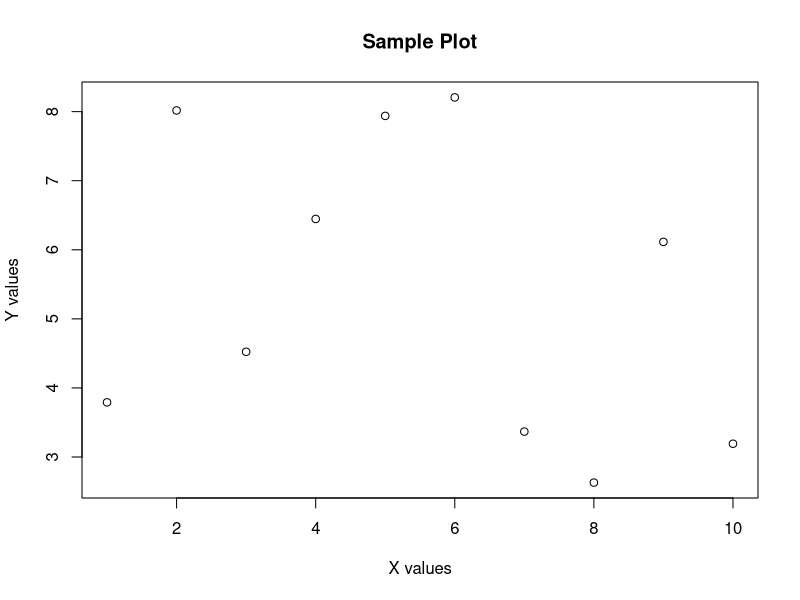

Recreate this plot in R.
# Dummy R code example
library(ggplot2)

# Create sample data
data <- data.frame(
    x = 1:10,
    y = rnorm(10, mean = 5, sd = 2),
    category = rep(c("A", "B"), 5)
)

# Basic statistics
mean_y <- mean(data$y)
sd_y <- sd(data$y)

# Simple plot
plot(data$x, data$y, main = "Sample Plot", xlab = "X values", ylab = "Y values")

# Function example
calculate_sum <- function(a, b) {
    return(a + b)
}

result <- calculate_sum(10, 20)
print(paste("Sum:", result))

# Print data summary
summary(data)